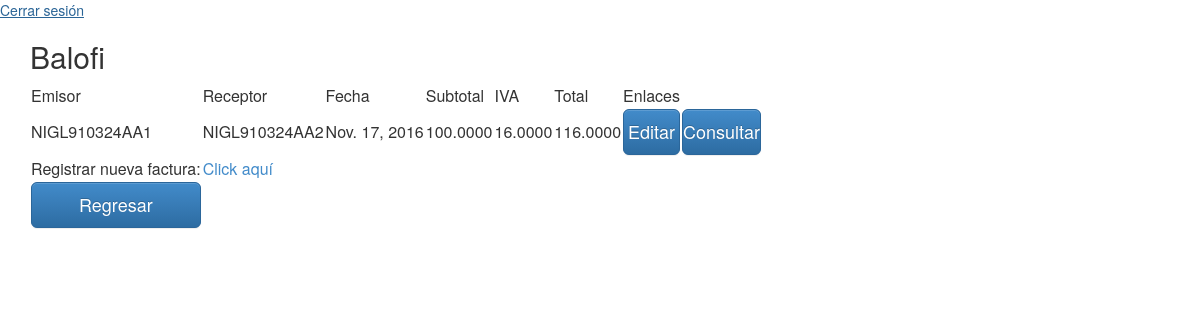
The app's page /facturas/NIGL910324AA2 with its own data.
### balofi/models.py (models this page shows)
class Facturas(models.Model):
	idFactura = models.AutoField(primary_key=True)
	rfcEmisor = models.CharField(max_length=13)
	nombreEmisor = models.CharField(max_length=50)
	direccionEmisor = models.CharField(max_length=100)
	fecha = models.DateField(auto_now=False,auto_now_add=False)
	rfcReceptor = models.CharField(max_length=13)
	nombreReceptor = models.CharField(max_length=50)
	direccionReceptor = models.CharField(max_length=100)
	tipo = models.IntegerField(default=0)
	subtotal = models.DecimalField(max_digits=10,decimal_places=4)
	IVA = models.DecimalField(max_digits=10,decimal_places=4)
	total = models.DecimalField(max_digits=10,decimal_places=4)
	cliente = models.CharField(max_length=13)

### balofi/views.py (the view)
# urls.py: url(r'^facturas/(.+)$', views.VerFacturas, name='facturas'),
def VerFacturas(request, pk):
	x = get_object_or_404(Clientes, pk=pk)
	facturas = Facturas.objects.filter(cliente=x.rfc)
	return render(request, 'balofi/facturas.html', {'facturas':facturas, 'clientes':x})

### balofi/templates/balofi/facturas.html (shortened to what this page needs)
{% load i18n staticfiles %}
<html>
<head>
<link rel="stylesheet" type="text/css" href="{% static 'balofi/css/bootstrap.min.css' %}">
<link rel="stylesheet" type="text/css" href="{% static 'balofi/css/bootstrap-theme.min.css' %}">
<link rel="stylesheet" type="text/css" href="{% static 'balofi/css/base.css' %}" />
</head>
<body>
  <a href={% url 'registration:login' %}>Cerrar sesi&oacute;n</a>
 <div class="container">
  <h2 class="form-signin-heading">Balofi</h2>
 </div>
 <div class="container">
    <table>
	 <tr><td>Emisor</td><td>Receptor</td><td>Fecha</td><td>Subtotal</td><td>IVA</td><td>Total</td><td>Enlaces</td></tr>
 {% for factura in facturas %}
	 <tr><td>{{factura.rfcEmisor}}</td>
	 <td>{{factura.rfcReceptor}}</td>
	 <td>{{factura.fecha}}</td>
	 <td>{{factura.subtotal}}</td>
	 <td>{{factura.IVA}}</td>
	 <td>{{factura.total}}</td>
	 <td><a href={% url 'editarFactura' pk=factura.pk rfc=clientes.pk %}><button class="btn btn-lg btn-primary btn-block" type="submit">Editar</button></a></td>
	  <td><a href={% url 'consultaFactura' pk=factura.pk rfc=clientes.pk %}><button class="btn btn-lg btn-primary btn-block" type="submit">Consultar</button></a></td></tr>
 {% endfor %}
 	<tr><td>Registrar nueva factura:</td><td><a href={% url 'registroFactura' clientes.pk %}>Click aqu&iacute;</a></td></tr>
   <tr><td><a href={% url 'consulta' clientes.pk %}><button class="btn btn-lg btn-primary btn-block" type="submit">Regresar</button></a></td><td></td></tr>
   </table>
   </div>
</body>
</html>

### balofi/static/balofi/css/base.css (style rules this page uses)
body { padding-bottom: 40px; }

### records on screen
Facturas: rfcEmisor "NIGL910324AA1", rfcReceptor "NIGL910324AA2", fecha "Nov. 17, 2016", subtotal "100.0000", IVA "16.0000", total "116.0000"
